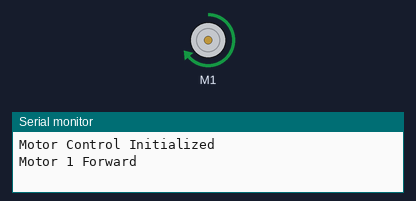
Simulated run of this sketch. Board: Arduino Uno, built with avr-gcc and run on an emulated ATmega328P. Shown: DC motor (green arrow = forward, orange = backward, longer = faster), the last lines printed to the serial monitor.

Above: at 1.0 s.
At 2.5 s:
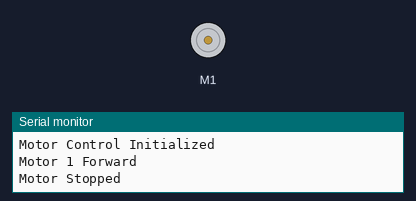
At 4.0 s:
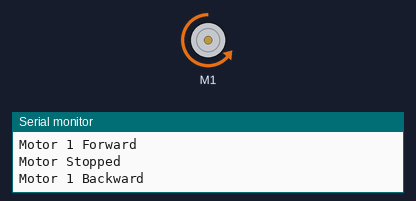
Timing chart, 0 to 7.8 s (numbered marks = the images above):
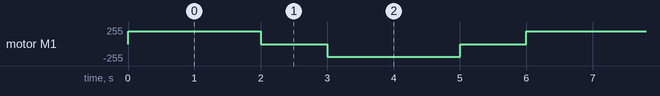

Measured:
- by itself, motor M1: repeats every 6.0 s: stopped 1.0 s, backward 191/255 2.0 s, stopped 1.0 s, forward 191/255 2.0 s

The sketch:

3_Single_Motor_Test.ino
```cpp
#include <AFMotor.h>

AF_DCMotor motor(1);

void setup() {
  motor.setSpeed(191);
  Serial.begin(9600);
  Serial.println("Motor Control Initialized");
}

void loop() {
  Serial.println("Motor 1 Forward");
  motor.run(FORWARD);
  delay(2000);

  Serial.println("Motor Stopped");
  motor.run(RELEASE);
  delay(1000);

  Serial.println("Motor 1 Backward");
  motor.run(BACKWARD);
  delay(2000);

  Serial.println("Motor Stopped");
  motor.run(RELEASE);
  delay(1000);
}
```
